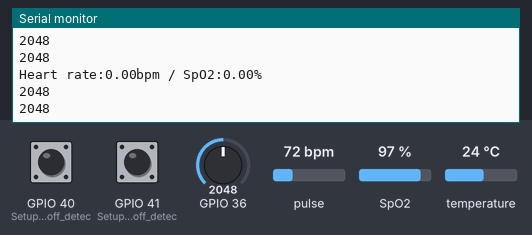
This sketch was run on a simulated ESP32. On the bench: the last lines printed to the serial monitor. The inputs (shaded band) are chosen by the test bench; at power-on: GPIO 40 (Setup_for_leads_off_detec) LOW, pulse 72 bpm, temperature 24 °C, GPIO 36 = 2048, GPIO 41 (Setup_for_leads_off_detec) LOW, SpO2 97 %. WiFi joins after 1.5 s; servers stay silent unless stated; uploads are accepted with an empty reply; the local clock reads 2024-03-15 10:24:30 at power-on unless the sketch sets it.

Above: at 3.2 s.
3.3 s: GPIO 40 (Setup_for_leads_off_detec) pulled HIGH for 0.15 s
4.9 s: pulse set to 42 bpm
At 6.0 s:
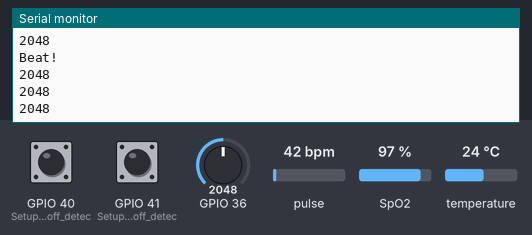
6.4 s: temperature set to 12 °C
At 7.4 s:
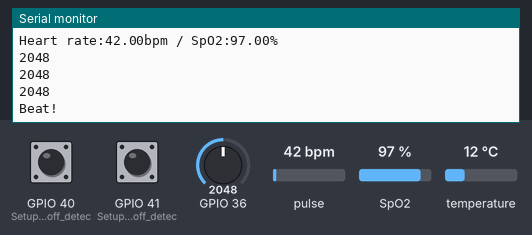
7.9 s: GPIO 36 set to 1960
At 8.6 s:
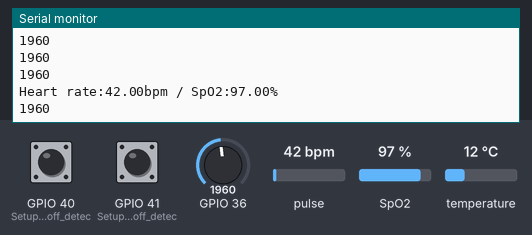
9.4 s: GPIO 41 (Setup_for_leads_off_detec) pulled HIGH for 0.15 s
15.5 s: SpO2 set to 100 %
At 16.3 s:
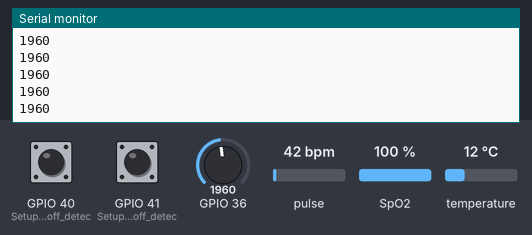
Timing chart, 0 to 18.5 s (numbered marks = the images above; inputs shaded):
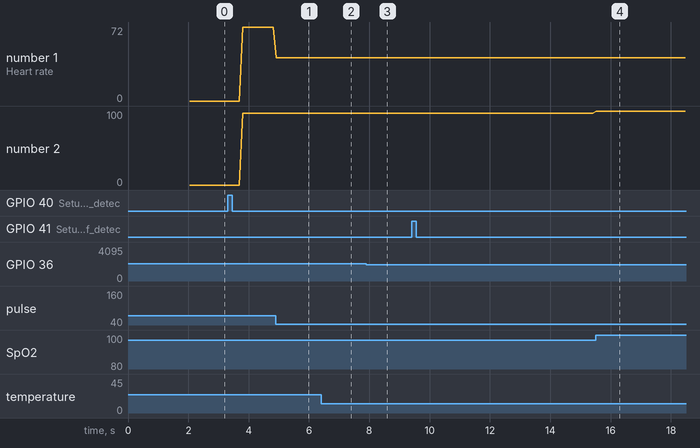

Measured:
- after the input at 4.9 s, the serial monitor: prints a new line at once (image 1)
- after the input at 7.9 s, the serial monitor: prints a new line at once (image 3)
- after the input at 15.5 s, the serial monitor: prints a new line at once (image 4)
- plotted number 1: 72 → 42 after the input at 4.9 s
- plotted number 2: 97 → 100 after the input at 15.5 s

The sketch:

max_on_diffpins_online.ino
```cpp
//Google Sheet link---- https://script.google.com/u/0/home/projects/1YvN3NOM5-_bfwwdat09xY3o2hHzGp-sqPe9p_jNGbV2-9CPSFjZcXkVw/edit
//Deployment 17/03/2023

//Libraries

#include "WiFi.h"
#include <HTTPClient.h>
#include "time.h"
#include <OneWire.h>
#include <DallasTemperature.h>
#include <Wire.h>
#include "MAX30100_PulseOximeter.h"
//#include "FreeRTOS"

//Constants

#define REPORTING_PERIOD_MS 100
#define ONE_WIRE_BUS 4
#define SDA_PIN 23
#define SCL_PIN 19

//Objects

PulseOximeter pox;
OneWire oneWire(ONE_WIRE_BUS);
DallasTemperature sensors(&oneWire);
DeviceAddress tempDeviceAddress;
TaskHandle_t wifiHandle;

//Varialbes

unsigned long lastTempRequest = 0;  //DS18B20
unsigned long tsLastReport = 0;     //MAX30100
unsigned long adLastReport = 0;     //AD8232
unsigned long lastdataupdate = 0;
float temperature = 0.0;
float heartrate;
float bloodoxygen;
int numberOfDevices;
const char* ntpServer = "pool.ntp.org";
const long gmtOffset_sec = 19800;
const int daylightOffset_sec = 0;
const char* ssid = "OnePlus9";      // WIFI SSID
const char* password = "leena123";  // WIFI Password
//String GOOGLE_SCRIPT_ID = "AKfycbwRIdMjEqhbyCGFt_R2OyNtL_EUyzU29-vfzKrqKcI4Atq_QhQHEz9wL-923xzknhqj";    // Gscript ID
String GOOGLE_SCRIPT_ID = "AKfycbzigZVMHqNCZE-73yzYZf4E2TiLE7UR_fYZ0qPzhEb1FewGsCuGHEF9Pn6gFx2HcaOl";  // Sensors only


void onBeatDetected() {
  Serial.println("Beat!");
}

void configureMax30100() {
  // Configure sensor to use 7.6mA for LED drive
  pox.setIRLedCurrent(MAX30100_LED_CURR_7_6MA);
  // Register a callback routine
  pox.setOnBeatDetectedCallback(onBeatDetected);
}


void setup() {
  Serial.begin(115200);
  Serial.print("setup() running on core ");
  Serial.println(xPortGetCoreID());


  //WIFI

  Serial.println();
  Serial.print("Connecting to wifi: ");
  Serial.println(ssid);
  Serial.flush();
  WiFi.begin(ssid, password);
  while (WiFi.status() != WL_CONNECTED) {
    delay(500);
    Serial.print(".");
  }

  //Time

  configTime(gmtOffset_sec, daylightOffset_sec, ntpServer);

  //DS18B20

  sensors.begin();
  numberOfDevices = sensors.getDeviceCount();
  Serial.print("Locating temperature sensors...");
  Serial.print("Found ");
  Serial.print(numberOfDevices, DEC);
  Serial.println(" sensors.");
  sensors.getAddress(tempDeviceAddress, 0);
  Serial.print("Found device ");
  sensors.setWaitForConversion(false);
  sensors.requestTemperatures();

  //MAX30100
  Wire.begin(SDA_PIN, SCL_PIN);
  Serial.print("Initializing pulse oximeter..");
  Wire.setClock(400000UL);  // I tried changing the I2C_BUS_SPEED to 100Khz, it made no difference in the output values

  // Initialize sensor
  if (!pox.begin()) {
    Serial.println("FAILED");
    for (;;)
      ;
  } else {
    Serial.println("SUCCESS");
  }
  Wire.begin(SDA_PIN, SCL_PIN);
  configureMax30100();


  //AD8232

  pinMode(41, INPUT);  // Setup for leads off detection LO +
  pinMode(40, INPUT);  // Setup for leads off detection LO -
  pinMode(A0, INPUT);


  //create a task that will be executed in the Task2code() function, with priority 1 and executed on core 1
  xTaskCreatePinnedToCore(
    wifiPart,    /* Task function. */
    "wifiPart",  /* name of task. */
    10000,       /* Stack size of task */
    NULL,        /* parameter of the task */
    1,           /* priority of the task */
    &wifiHandle, /* Task handle to keep track of created task */
    0);          /* pin task to core 1 */
  delay(500);
}

void wifiPart(void* pvParameters) {
  Serial.print("wifiHandle running on core ");
  Serial.println(xPortGetCoreID());

  for (;;) {
    // Data Logging

    if (millis() - lastdataupdate > 1000) {
      if (WiFi.status() == WL_CONNECTED) {
        static bool flag = false;
        struct tm timeinfo;
        if (!getLocalTime(&timeinfo)) {
          Serial.println("Failed to obtain time");
          return;
        }
        char timeStringBuff[50];  //50 chars should be enough
        strftime(timeStringBuff, sizeof(timeStringBuff), "%A, %B %d %Y %H:%M:%S", &timeinfo);
        String asString(timeStringBuff);
        asString.replace(" ", "-");
        Serial.print("Time:");
        Serial.println(asString);
        String urlFinal = "https://script.google.com/macros/s/" + GOOGLE_SCRIPT_ID + "/exec?" + "date=" + asString + "&temperature=" + String(temperature) + "&heartrate=" + String(heartrate) + "&bloodoxygen=" + String(bloodoxygen);
        Serial.print("POST data to spreadsheet:");
        Serial.println(urlFinal);
        HTTPClient http;
        http.begin(urlFinal.c_str());
        //http.setFollowRedirects(HTTPC_STRICT_FOLLOW_REDIRECTS);
        int httpCode = http.GET();
        Serial.print("HTTP Status Code: ");
        Serial.println(httpCode);
        //---------------------------------------------------------------------
        //getting response from google sheet
        //        String payload;
        //        if (httpCode > 0) {
        //          payload = http.getString();
        //          Serial.println("Payload: " + payload);
        //        }
        //---------------------------------------------------------------------
        http.end();
      }
      lastdataupdate = millis();
    }
  }
}


void loop() {

  pox.update();


  //DS18B20

  if (millis() - lastTempRequest >= 2000)  // waited long enough??
  {
    temperature = sensors.getTempC(tempDeviceAddress);
    Serial.print("Temp C: ");
    Serial.print(temperature);
    Serial.print(" Temp F: ");
    Serial.println(DallasTemperature::toFahrenheit(temperature));
    sensors.requestTemperatures();
    lastTempRequest = millis();
  }


  // MAX30100

  if (millis() - tsLastReport > REPORTING_PERIOD_MS) {
    Serial.print("Heart rate:");
    heartrate = pox.getHeartRate();
    Serial.print(heartrate);
    Serial.print("bpm / SpO2:");
    bloodoxygen = pox.getSpO2();
    Serial.print(bloodoxygen);
    Serial.println("%");

    tsLastReport = millis();
  }


  //AD8232

  if (millis() - adLastReport > 10) {
    if ((digitalRead(40) == 1) || (digitalRead(41) == 1)) {
      Serial.println('!');
    } else {
      Serial.println(analogRead(A0));
    }
    adLastReport = millis();
  }
}
```
